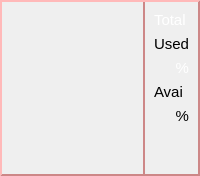
                   <widget class="QFrame" name="MEMFRAME">
                    <property name="sizePolicy">
                     <sizepolicy hsizetype="Preferred" vsizetype="Expanding">
                      <horstretch>0</horstretch>
                      <verstretch>0</verstretch>
                     </sizepolicy>
                    </property>
                    <property name="minimumSize">
                     <size>
                      <width>0</width>
                      <height>0</height>
                     </size>
                    </property>
                    <property name="styleSheet">
                     <string notr="true"> border-top: 2px solid rgba(255,185,185, 1);
 border-left: 2px solid rgba(255,185,185, 1);
 border-right: 2px solid rgba(205,135,135, 1);
 border-bottom: 2px solid rgba(205,135,135, 1);</string>
                    </property>
                    <property name="frameShape">
                     <enum>QFrame::Shape::StyledPanel</enum>
                    </property>
                    <property name="frameShadow">
                     <enum>QFrame::Shadow::Raised</enum>
                    </property>
                    <layout class="QHBoxLayout" name="horizontalLayout_3">
                     <property name="spacing">
                      <number>0</number>
                     </property>
                     <property name="leftMargin">
                      <number>0</number>
                     </property>
                     <property name="topMargin">
                      <number>0</number>
                     </property>
                     <property name="rightMargin">
                      <number>0</number>
                     </property>
                     <property name="bottomMargin">
                      <number>0</number>
                     </property>
                     <item>
                      <widget class="QFrame" name="frame_9">
                       <property name="styleSheet">
                        <string notr="true">border: none;</string>
                       </property>
                       <property name="frameShape">
                        <enum>QFrame::Shape::StyledPanel</enum>
                       </property>
                       <property name="frameShadow">
                        <enum>QFrame::Shadow::Raised</enum>
                       </property>
                       <layout class="QGridLayout" name="gridLayout_3">
                        <property name="leftMargin">
                         <number>0</number>
                        </property>
                        <property name="topMargin">
                         <number>0</number>
                        </property>
                        <property name="rightMargin">
                         <number>0</number>
                        </property>
                        <property name="bottomMargin">
                         <number>0</number>
                        </property>
                        <property name="spacing">
                         <number>0</number>
                        </property>
                        <item row="0" column="0">
                         <widget class="QCustomPlot" name="MEMPLOT" native="true">
                          <property name="sizePolicy">
                           <sizepolicy hsizetype="Preferred" vsizetype="Expanding">
                            <horstretch>0</horstretch>
                            <verstretch>0</verstretch>
                           </sizepolicy>
                          </property>
                         </widget>
                        </item>
                       </layout>
                      </widget>
                     </item>
                     <item>
                      <widget class="Line" name="line_2">
                       <property name="sizePolicy">
                        <sizepolicy hsizetype="Maximum" vsizetype="Expanding">
                         <horstretch>0</horstretch>
                         <verstretch>0</verstretch>
                        </sizepolicy>
                       </property>
                       <property name="styleSheet">
                        <string notr="true">border-top:none; border-bottom:none; border-left:none;</string>
                       </property>
                       <property name="orientation">
                        <enum>Qt::Orientation::Vertical</enum>
                       </property>
                      </widget>
                     </item>
                     <item>
                      <widget class="QFrame" name="frame_6">
                       <property name="sizePolicy">
                        <sizepolicy hsizetype="Maximum" vsizetype="Expanding">
                         <horstretch>0</horstretch>
                         <verstretch>0</verstretch>
                        </sizepolicy>
                       </property>
                       <property name="styleSheet">
                        <string notr="true">border: none;</string>
                       </property>
                       <property name="frameShape">
                        <enum>QFrame::Shape::StyledPanel</enum>
                       </property>
                       <property name="frameShadow">
                        <enum>QFrame::Shadow::Raised</enum>
                       </property>
                       <layout class="QVBoxLayout" name="verticalLayout_11">
                        <item>
                         <widget class="QLabel" name="o_mem_total">
                          <property name="sizePolicy">
                           <sizepolicy hsizetype="Maximum" vsizetype="Preferred">
                            <horstretch>0</horstretch>
                            <verstretch>0</verstretch>
                           </sizepolicy>
                          </property>
                          <property name="palette">
                           <palette>
                            <active>
                             <colorrole role="WindowText">
                              <brush brushstyle="SolidPattern">
                               <color alpha="255">
                                <red>255</red>
                                <green>255</green>
                                <blue>255</blue>
                               </color>
                              </brush>
                             </colorrole>
                             <colorrole role="Button">
                              <brush brushstyle="SolidPattern">
                               <color alpha="255">
                                <red>40</red>
                                <green>40</green>
                                <blue>40</blue>
                               </color>
                              </brush>
                             </colorrole>
                             <colorrole role="Text">
                              <brush brushstyle="SolidPattern">
                               <color alpha="255">
                                <red>255</red>
                                <green>255</green>
                                <blue>255</blue>
                               </color>
                              </brush>
                             </colorrole>
                             <colorrole role="ButtonText">
                              <brush brushstyle="SolidPattern">
                               <color alpha="255">
                                <red>255</red>
                                <green>255</green>
                                <blue>255</blue>
                               </color>
                              </brush>
                             </colorrole>
                             <colorrole role="Base">
                              <brush brushstyle="SolidPattern">
                               <color alpha="255">
                                <red>40</red>
                                <green>40</green>
                                <blue>40</blue>
                               </color>
                              </brush>
                             </colorrole>
                             <colorrole role="Window">
                              <brush brushstyle="SolidPattern">
                               <color alpha="255">
                                <red>40</red>
                                <green>40</green>
                                <blue>40</blue>
                               </color>
                              </brush>
                             </colorrole>
                             <colorrole role="PlaceholderText">
                              <brush brushstyle="SolidPattern">
                               <color alpha="128">
                                <red>255</red>
                                <green>255</green>
                                <blue>255</blue>
                               </color>
                              </brush>
                             </colorrole>
                            </active>
                            <inactive>
                             <colorrole role="WindowText">
                              <brush brushstyle="SolidPattern">
                               <color alpha="255">
                                <red>255</red>
                                <green>255</green>
                                <blue>255</blue>
                               </color>
                              </brush>
                             </colorrole>
                             <colorrole role="Button">
                              <brush brushstyle="SolidPattern">
                               <color alpha="255">
                                <red>40</red>
                                <green>40</green>
                                <blue>40</blue>
                               </color>
                              </brush>
                             </colorrole>
                             <colorrole role="Text">
                              <brush brushstyle="SolidPattern">
                               <color alpha="255">
                                <red>255</red>
                                <green>255</green>
                                <blue>255</blue>
                               </color>
                              </brush>
                             </colorrole>
                             <colorrole role="ButtonText">
                              <brush brushstyle="SolidPattern">
                               <color alpha="255">
                                <red>255</red>
                                <green>255</green>
                                <blue>255</blue>
                               </color>
                              </brush>
                             </colorrole>
                             <colorrole role="Base">
                              <brush brushstyle="SolidPattern">
                               <color alpha="255">
                                <red>40</red>
                                <green>40</green>
                                <blue>40</blue>
                               </color>
                              </brush>
                             </colorrole>
                             <colorrole role="Window">
                              <brush brushstyle="SolidPattern">
                               <color alpha="255">
                                <red>40</red>
                                <green>40</green>
                                <blue>40</blue>
                               </color>
                              </brush>
                             </colorrole>
                             <colorrole role="PlaceholderText">
                              <brush brushstyle="SolidPattern">
                               <color alpha="128">
                                <red>255</red>
                                <green>255</green>
                                <blue>255</blue>
                               </color>
                              </brush>
                             </colorrole>
                            </inactive>
                            <disabled>
                             <colorrole role="WindowText">
                              <brush brushstyle="SolidPattern">
                               <color alpha="255">
                                <red>255</red>
                                <green>255</green>
                                <blue>255</blue>
                               </color>
                              </brush>
                             </colorrole>
                             <colorrole role="Button">
                              <brush brushstyle="SolidPattern">
                               <color alpha="255">
                                <red>40</red>
                                <green>40</green>
                                <blue>40</blue>
                               </color>
                              </brush>
                             </colorrole>
                             <colorrole role="Text">
                              <brush brushstyle="SolidPattern">
                               <color alpha="255">
                                <red>255</red>
                                <green>255</green>
                                <blue>255</blue>
                               </color>
                              </brush>
                             </colorrole>
                             <colorrole role="ButtonText">
                              <brush brushstyle="SolidPattern">
                               <color alpha="255">
                                <red>255</red>
                                <green>255</green>
                                <blue>255</blue>
                               </color>
                              </brush>
                             </colorrole>
                             <colorrole role="Base">
                              <brush brushstyle="SolidPattern">
                               <color alpha="255">
                                <red>40</red>
                                <green>40</green>
                                <blue>40</blue>
                               </color>
                              </brush>
                             </colorrole>
                             <colorrole role="Window">
                              <brush brushstyle="SolidPattern">
                               <color alpha="255">
                                <red>40</red>
                                <green>40</green>
                                <blue>40</blue>
                               </color>
                              </brush>
                             </colorrole>
                             <colorrole role="PlaceholderText">
                              <brush brushstyle="SolidPattern">
                               <color alpha="128">
                                <red>255</red>
                                <green>255</green>
                                <blue>255</blue>
                               </color>
                              </brush>
                             </colorrole>
                            </disabled>
                           </palette>
                          </property>
                          <property name="font">
                           <font>
                            <pointsize>11</pointsize>
                           </font>
                          </property>
                          <property name="styleSheet">
                           <string notr="true">border: none;</string>
                          </property>
                          <property name="text">
                           <string>Total</string>
                          </property>
                          <property name="alignment">
                           <set>Qt::AlignmentFlag::AlignLeading|Qt::AlignmentFlag::AlignLeft|Qt::AlignmentFlag::AlignVCenter</set>
                          </property>
                         </widget>
                        </item>
                        <item>
                         <widget class="QLabel" name="o_mem_used">
                          <property name="font">
                           <font>
                            <pointsize>11</pointsize>
                           </font>
                          </property>
                          <property name="text">
                           <string>Used</string>
                          </property>
                          <property name="alignment">
                           <set>Qt::AlignmentFlag::AlignLeading|Qt::AlignmentFlag::AlignLeft|Qt::AlignmentFlag::AlignVCenter</set>
                          </property>
                         </widget>
                        </item>
                        <item>
                         <widget class="QLabel" name="o_mem_percentage">
                          <property name="sizePolicy">
                           <sizepolicy hsizetype="Minimum" vsizetype="Preferred">
                            <horstretch>0</horstretch>
                            <verstretch>0</verstretch>
                           </sizepolicy>
                          </property>
                          <property name="minimumSize">
                           <size>
                            <width>0</width>
                            <height>0</height>
                           </size>
                          </property>
                          <property name="palette">
                           <palette>
                            <active>
                             <colorrole role="WindowText">
                              <brush brushstyle="SolidPattern">
                               <color alpha="255">
                                <red>255</red>
                                <green>255</green>
                                <blue>255</blue>
                               </color>
                              </brush>
                             </colorrole>
                             <colorrole role="Button">
                              <brush brushstyle="SolidPattern">
                               <color alpha="255">
                                <red>40</red>
                                <green>40</green>
                                <blue>40</blue>
                               </color>
                              </brush>
                             </colorrole>
                             <colorrole role="Text">
                              <brush brushstyle="SolidPattern">
                               <color alpha="255">
                                <red>255</red>
                                <green>255</green>
                                <blue>255</blue>
                               </color>
                              </brush>
                             </colorrole>
                             <colorrole role="ButtonText">
                              <brush brushstyle="SolidPattern">
                               <color alpha="255">
                                <red>255</red>
                                <green>255</green>
                                <blue>255</blue>
                               </color>
                              </brush>
                             </colorrole>
                             <colorrole role="Base">
                              <brush brushstyle="SolidPattern">
                               <color alpha="255">
                                <red>40</red>
                                <green>40</green>
                                <blue>40</blue>
                               </color>
                              </brush>
                             </colorrole>
                             <colorrole role="Window">
                              <brush brushstyle="SolidPattern">
                               <color alpha="255">
                                <red>40</red>
                                <green>40</green>
                                <blue>40</blue>
                               </color>
                              </brush>
                             </colorrole>
                             <colorrole role="PlaceholderText">
                              <brush brushstyle="SolidPattern">
                               <color alpha="128">
                                <red>255</red>
                                <green>255</green>
                                <blue>255</blue>
                               </color>
                              </brush>
                             </colorrole>
                            </active>
                            <inactive>
                             <colorrole role="WindowText">
                              <brush brushstyle="SolidPattern">
                               <color alpha="255">
                                <red>255</red>
                                <green>255</green>
                                <blue>255</blue>
                               </color>
                              </brush>
                             </colorrole>
                             <colorrole role="Button">
                              <brush brushstyle="SolidPattern">
                               <color alpha="255">
                                <red>40</red>
                                <green>40</green>
                                <blue>40</blue>
                               </color>
                              </brush>
                             </colorrole>
                             <colorrole role="Text">
                              <brush brushstyle="SolidPattern">
                               <color alpha="255">
                                <red>255</red>
                                <green>255</green>
                                <blue>255</blue>
                               </color>
                              </brush>
                             </colorrole>
                             <colorrole role="ButtonText">
                              <brush brushstyle="SolidPattern">
                               <color alpha="255">
                                <red>255</red>
                                <green>255</green>
                                <blue>255</blue>
                               </color>
                              </brush>
                             </colorrole>
                             <colorrole role="Base">
                              <brush brushstyle="SolidPattern">
                               <color alpha="255">
                                <red>40</red>
                                <green>40</green>
                                <blue>40</blue>
                               </color>
                              </brush>
                             </colorrole>
                             <colorrole role="Window">
                              <brush brushstyle="SolidPattern">
                               <color alpha="255">
                                <red>40</red>
                                <green>40</green>
                                <blue>40</blue>
                               </color>
                              </brush>
                             </colorrole>
                             <colorrole role="PlaceholderText">
                              <brush brushstyle="SolidPattern">
                               <color alpha="128">
                                <red>255</red>
                                <green>255</green>
                                <blue>255</blue>
                               </color>
                              </brush>
                             </colorrole>
                            </inactive>
                            <disabled>
                             <colorrole role="WindowText">
                              <brush brushstyle="SolidPattern">
                               <color alpha="255">
                                <red>255</red>
                                <green>255</green>
                                <blue>255</blue>
                               </color>
                              </brush>
                             </colorrole>
                             <colorrole role="Button">
                              <brush brushstyle="SolidPattern">
                               <color alpha="255">
                                <red>40</red>
                                <green>40</green>
                                <blue>40</blue>
                               </color>
                              </brush>
                             </colorrole>
                             <colorrole role="Text">
                              <brush brushstyle="SolidPattern">
                               <color alpha="255">
                                <red>255</red>
                                <green>255</green>
                                <blue>255</blue>
                               </color>
                              </brush>
                             </colorrole>
                             <colorrole role="ButtonText">
                              <brush brushstyle="SolidPattern">
                               <color alpha="255">
                                <red>255</red>
                                <green>255</green>
                                <blue>255</blue>
                               </color>
                              </brush>
                             </colorrole>
                             <colorrole role="Base">
                              <brush brushstyle="SolidPattern">
                               <color alpha="255">
                                <red>40</red>
                                <green>40</green>
                                <blue>40</blue>
                               </color>
                              </brush>
                             </colorrole>
                             <colorrole role="Window">
                              <brush brushstyle="SolidPattern">
                               <color alpha="255">
                                <red>40</red>
                                <green>40</green>
                                <blue>40</blue>
                               </color>
                              </brush>
                             </colorrole>
                             <colorrole role="PlaceholderText">
                              <brush brushstyle="SolidPattern">
                               <color alpha="128">
                                <red>255</red>
                                <green>255</green>
                                <blue>255</blue>
                               </color>
                              </brush>
                             </colorrole>
                            </disabled>
                           </palette>
                          </property>
                          <property name="font">
                           <font>
                            <pointsize>11</pointsize>
                           </font>
                          </property>
                          <property name="styleSheet">
                           <string notr="true">border: none;</string>
                          </property>
                          <property name="text">
                           <string>%</string>
                          </property>
                          <property name="alignment">
                           <set>Qt::AlignmentFlag::AlignRight|Qt::AlignmentFlag::AlignTrailing|Qt::AlignmentFlag::AlignVCenter</set>
                          </property>
                         </widget>
                        </item>
                        <item>
                         <widget class="QLabel" name="o_mem_avai">
                          <property name="font">
                           <font>
                            <pointsize>11</pointsize>
                           </font>
                          </property>
                          <property name="text">
                           <string>Avai</string>
                          </property>
                         </widget>
                        </item>
                        <item>
                         <widget class="QLabel" name="o_avai_percentage">
                          <property name="font">
                           <font>
                            <pointsize>11</pointsize>
                           </font>
                          </property>
                          <property name="text">
                           <string>%</string>
                          </property>
                          <property name="alignment">
                           <set>Qt::AlignmentFlag::AlignRight|Qt::AlignmentFlag::AlignTrailing|Qt::AlignmentFlag::AlignVCenter</set>
                          </property>
                         </widget>
                        </item>
                        <item>
                         <spacer name="verticalSpacer">
                          <property name="orientation">
                           <enum>Qt::Orientation::Vertical</enum>
                          </property>
                          <property name="sizeHint" stdset="0">
                           <size>
                            <width>20</width>
                            <height>40</height>
                           </size>
                          </property>
                         </spacer>
                        </item>
                       </layout>
                      </widget>
                     </item>
                    </layout>
                   </widget>
